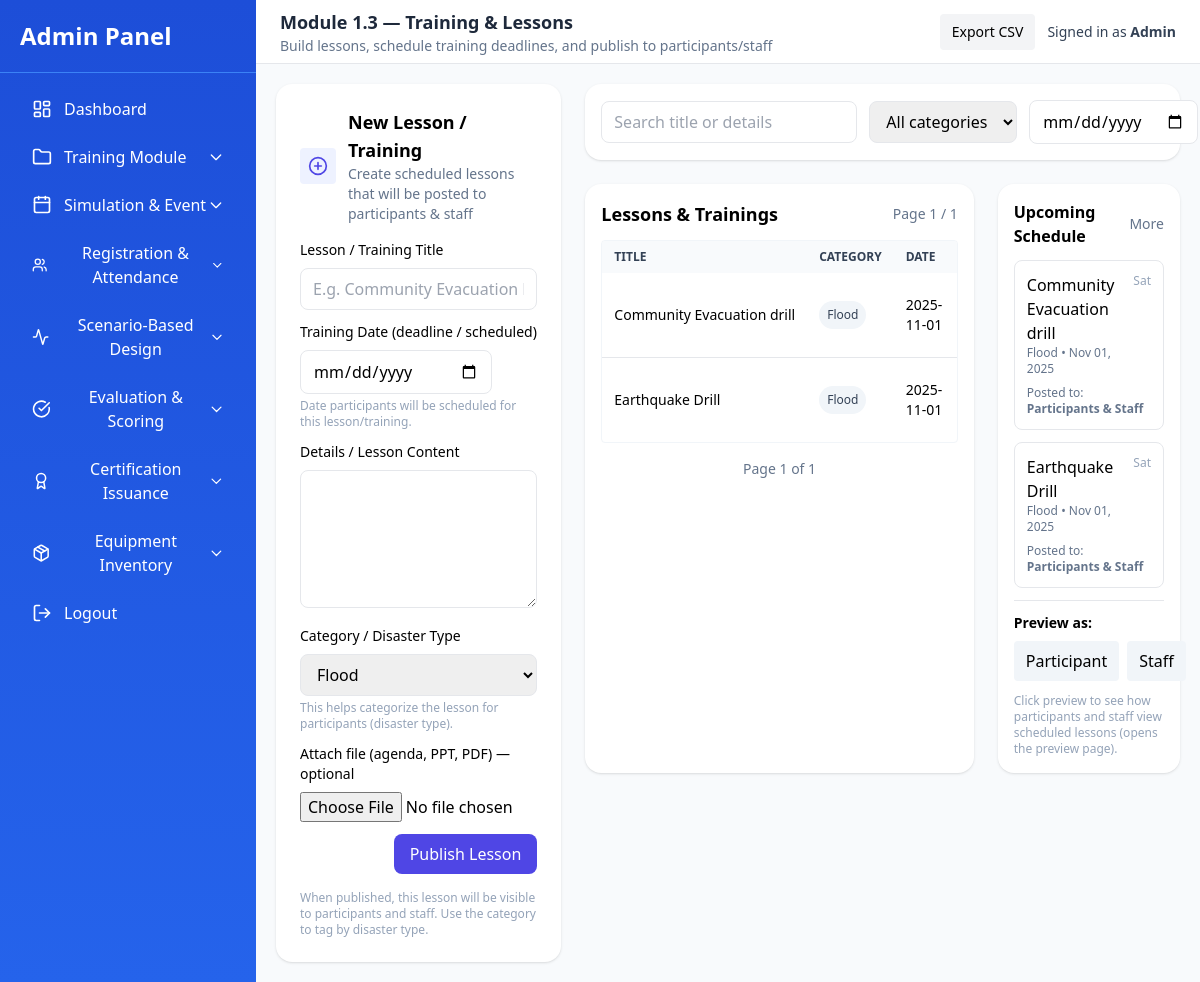
Screenshot of /admin/module1/module1.3.php with the database file from the repository.
### tables this page shows
CREATE TABLE `drills` (
  `id` int(11) NOT NULL,
  `title` varchar(255) NOT NULL,
  `date` date NOT NULL,
  `details` text NOT NULL,
  `created_at` timestamp NOT NULL DEFAULT current_timestamp(),
  `type` varchar(100) NOT NULL DEFAULT 'Drill',
  `file_path` varchar(512) DEFAULT NULL
);

### admin/module1/module1.3.php (the view, shortened to what this page needs)
<?php
$host = "localhost";
$user = "root";
$pass = "";
$db   = "training_management";
$conn = new mysqli($host, $user, $pass, $db);
function esc($s){ return htmlspecialchars($s ?? '', ENT_QUOTES, 'UTF-8'); }
$edit_mode = false; $edit_drill = null;
$page = max(1, (int)($_GET['page'] ?? 1));
$perPage = 12; $offset = ($page-1)*$perPage;
$search = trim($_GET['q'] ?? '');
$fromDate = trim($_GET['from'] ?? '');
$whereParts = [];
$params = [];
$typesForBind = '';
$where = $whereParts ? 'WHERE ' . implode(' AND ', $whereParts) : '';
$countSql = "SELECT COUNT(*) AS c FROM drills " . $where;
$stmt = $conn->prepare($countSql);
$stmt->execute(); $total = $stmt->get_result()->fetch_assoc()['c'] ?? 0; $stmt->close();
$pages = max(1, (int)ceil($total / $perPage));
$listSql = "SELECT * FROM drills " . $where . " ORDER BY `date` DESC LIMIT ? OFFSET ?";
$stmt = $conn->prepare($listSql);
if ($params){
    $bindTypes = $typesForBind . 'ii';
    $stmt->bind_param($bindTypes, ...array_merge($params, [$perPage, $offset]));
} else {
    $stmt->bind_param('ii', $perPage, $offset);
}
$stmt->execute(); $dr = $stmt->get_result();
$drills = $dr->fetch_all(MYSQLI_ASSOC);
$upcoming = $conn->query("SELECT id,title,`date`,type FROM drills WHERE `date` >= CURDATE() ORDER BY `date` ASC LIMIT 6");
$upcoming_list = $upcoming ? $upcoming->fetch_all(MYSQLI_ASSOC) : [];
?>
<!doctype html>
<html lang="en">
<head>
  <script src="https://cdn.tailwindcss.com"></script>
</head>
<body class="bg-slate-50 font-sans">
  <div class="app">
    <?php if (file_exists(__DIR__ . '/../sidebar.php')): ?>
      <?php include __DIR__ . '/../sidebar.php'; ?>
    <?php else: ?>
      <aside style="width:16rem;background:#fff;border-right:1px solid #edf2f7;padding:1rem;"> <div class="font-bold">Admin</div></aside>
    <?php endif; ?>
    <div class="main-wrap">
      <header class="bg-white border-b h-16 flex items-center justify-between px-6">
        <div>
          <h1 class="text-lg font-semibold text-slate-800">Module 1.3 — Training & Lessons</h1>
          <div class="text-sm text-slate-500">Build lessons, schedule training deadlines, and publish to participants/staff</div>
        </div>
        <div class="flex items-center gap-3">
          <a href="?export=csv" class="px-3 py-2 bg-gray-100 rounded text-sm">Export CSV</a>
          <div class="text-sm text-slate-700">Signed in as <strong><?= esc($_SESSION['username'] ?? 'Admin') ?></strong></div>
        </div>
      </header>
      <main class="main-scroll" role="main">
        <div class="max-w-7xl mx-auto">
          <div class="grid grid-cols-1 lg:grid-cols-3 gap-6">
            <section class="bg-white p-6 rounded-2xl shadow">
              <div class="flex items-center justify-between mb-4">
                <div class="flex items-center gap-3">
                  <div class="p-2 rounded bg-indigo-50"><i data-lucide="plus-circle" class="w-5 h-5 text-indigo-600"></i></div>
                  <div>
                    <h2 class="text-lg font-semibold"><?= $edit_mode ? 'Edit Lesson / Training' : 'New Lesson / Training' ?></h2>
                    <div class="text-sm text-slate-500">Create scheduled lessons that will be posted to participants & staff</div>
                  </div>
                </div>
              </div>
              <form method="POST" enctype="multipart/form-data" class="space-y-3">
                <div>
                  <label class="text-sm font-medium block mb-1">Lesson / Training Title</label>
                  <input name="title" required value="<?= esc($edit_drill['title'] ?? '') ?>" class="mt-1 w-full px-3 py-2 border rounded-lg" placeholder="E.g. Community Evacuation Drill — Flood" />
                </div>
                <div>
                  <label class="text-sm font-medium block mb-1">Training Date (deadline / scheduled)</label>
                  <input type="date" name="date" required value="<?= esc($edit_drill['date'] ?? '') ?>" class="mt-1 px-3 py-2 border rounded-lg w-48" />
                  <div class="text-xs text-slate-400 mt-1">Date participants will be scheduled for this lesson/training.</div>
                </div>
                <div>
                  <label class="text-sm font-medium block mb-1">Details / Lesson Content</label>
                  <textarea name="details" rows="5" class="mt-1 w-full px-3 py-2 border rounded-lg"><?= esc($edit_drill['details'] ?? '') ?></textarea>
                </div>
                <div>
                  <label class="text-sm font-medium block mb-1">Category / Disaster Type</label>
                  <select name="type" class="mt-1 px-3 py-2 border rounded-lg w-full">
                    <?php
                      $preset = ['Flood','Earthquake','Fire','Storm','Tsunami','Landslide','Drill','Workshop','Tabletop','Simulation'];
                      foreach($preset as $p): ?>
                      <option value="<?= esc($p) ?>" <?= isset($edit_drill['type']) && $edit_drill['type']==$p ? 'selected' : '' ?>><?= esc($p) ?></option>
                    <?php endforeach; ?>
                  </select>
                  <div class="text-xs text-slate-400 mt-1">This helps categorize the lesson for participants (disaster type).</div>
                </div>
                <div>
                  <label class="text-sm font-medium block mb-1">Attach file (agenda, PPT, PDF) — optional</label>
                  <input type="file" name="file" class="mt-1" />
                </div>
                <div class="flex gap-2 justify-end">
                  <?php if ($edit_mode): ?>
                    <a href="module1.3.php" class="px-4 py-2 bg-gray-100 rounded-lg">Cancel</a>
                    <button type="submit" name="update_drill" class="px-4 py-2 bg-indigo-600 text-white rounded-lg">Update</button>
                  <?php else: ?>
                    <button type="submit" name="add_drill" class="px-4 py-2 bg-indigo-600 text-white rounded-lg">Publish Lesson</button>
                  <?php endif; ?>
                </div>
              </form>
              <div class="mt-4 text-xs text-slate-400">When published, this lesson will be visible to participants and staff. Use the category to tag by disaster type.</div>
            </section>
            <div class="lg:col-span-2 space-y-6">
              <div class="bg-white p-4 rounded-2xl shadow flex flex-col md:flex-row md:items-center md:justify-between gap-4">
                <div class="flex items-center gap-3">
                  <input id="q" name="q" placeholder="Search title or details" value="<?= esc($search) ?>" class="px-3 py-2 border rounded-lg w-64" oninput="debouncedSearch()" />
                  <select id="typeFilter" class="px-3 py-2 border rounded-lg" onchange="applyFilters()">
                    <option value="">All categories</option>
                  </select>
                  <div class="flex items-center gap-2">
                    <input type="date" id="from" name="from" value="<?= esc($fromDate) ?>" class="px-3 py-2 border rounded-lg" onchange="applyFilters()" />
                  </div>
                </div>
              </div>
              <div class="grid grid-cols-1 lg:grid-cols-3 gap-6">
                <section class="lg:col-span-2 bg-white p-4 rounded-2xl shadow">
                  <div class="flex items-center justify-between mb-3">
                    <h3 class="text-lg font-semibold">Lessons & Trainings</h3>
                    <div class="text-sm text-slate-500">Page <?= $page ?> / <?= $pages ?></div>
                  </div>
                  <div class="overflow-auto rounded border border-slate-100 card-scroll">
                    <table class="min-w-full text-sm">
                      <thead class="bg-slate-50 text-slate-700 text-xs uppercase sticky top-0">
                        <tr>
                          <th class="px-3 py-2 text-left">Title</th>
                          <th class="px-3 py-2 text-left">Category</th>
                          <th class="px-3 py-2 text-left">Date</th>
                          <th class="px-3 py-2 text-left">File</th>
                        </tr>
                      </thead>
                      <tbody id="drillTable" class="divide-y">
                        <?php if (count($drills)): foreach ($drills as $d): ?>
                          <tr class="hover:bg-slate-50">
                            <td class="px-3 py-3 font-medium truncate-cell" title="<?= esc($d['title']) ?>"><?= esc($d['title']) ?></td>
                            <td class="px-3 py-3">
                              <span class="pill bg-slate-100 text-slate-700"><?= esc($d['type']) ?></span>
                            </td>
                            <td class="px-3 py-3"><?= esc($d['date']) ?></td>
                            <td class="px-3 py-3"><?php if (!empty($d['file_path'])): ?><a href="<?= esc($d['file_path']) ?>" target="_blank" class="text-indigo-600">Open</a><?php else: ?>—<?php endif; ?></td>
                          </tr>
                        <?php endforeach; else: ?>
                          <tr><td colspan="6" class="p-4 text-center text-slate-500">No drills found.</td></tr>
                        <?php endif; ?>
                      </tbody>
                    </table>
                  </div>
                  <div class="mt-4 flex items-center justify-between">
                    <div class="text-sm text-slate-500">Page <?= $page ?> of <?= $pages ?></div>
                  </div>
                </section>
                <aside class="bg-white p-4 rounded-2xl shadow">
                  <div class="flex items-center justify-between mb-3">
                    <h4 class="text-md font-semibold">Upcoming Schedule</h4>
                    <a href="#" class="text-sm text-slate-500">More</a>
                  </div>
                  <?php if (count($upcoming_list)): ?>
                    <div class="space-y-3">
                      <?php foreach ($upcoming_list as $u): ?>
                        <div class="p-3 border rounded-lg">
                          <div class="flex items-start justify-between gap-3">
                            <div>
                              <div class="font-medium"><?= esc($u['title']) ?></div>
                              <div class="text-xs text-slate-500"><?= esc($u['type']) ?> • <?= date('M d, Y', strtotime($u['date'])) ?></div>
                            </div>
                            <div class="text-xs text-slate-400"><?= date('D', strtotime($u['date'])) ?></div>
                          </div>
                          <div class="mt-2 text-xs text-slate-500">Posted to: <strong>Participants & Staff</strong></div>
                        </div>
                      <?php endforeach;?>
                    </div>
                  <?php else: ?>
                    <div class="text-sm text-slate-500">No upcoming trainings scheduled.</div>
                  <?php endif; ?>
                  <hr class="my-3" />
                  <div>
                    <h5 class="text-sm font-semibold">Preview as:</h5>
                    <div class="mt-2 flex gap-2">
                      <button class="px-3 py-2 bg-slate-100 rounded" onclick="window.location='module1.3_preview_participant.php'">Participant</button>
                      <button class="px-3 py-2 bg-slate-100 rounded" onclick="window.location='module1.3_preview_staff.php'">Staff</button>
                    </div>
                    <div class="text-xs text-slate-400 mt-3">Click preview to see how participants and staff view scheduled lessons (opens the preview page).</div>
                  </div>
                </aside>
              </div>
            </div>
          </div>
        </div>
      </main>
    </div>
  </div>
</body>
</html>

### admin/module1/module1.3.php (style rules this page uses)
html,body { height:100% }
.app { display:flex;height:100vh;overflow:hidden }
.main-wrap { flex:1;display:flex;flex-direction:column;min-width:0 }
.main-scroll { flex:1;overflow:auto;min-height:0;padding:1.25rem;background:#f8fafc }
.truncate-cell { max-width:20rem;overflow:hidden;text-overflow:ellipsis;white-space:nowrap }
.card-scroll { max-height:42vh;overflow:auto;padding-right:8px }
.pill { display:inline-block;padding:.25rem .5rem;border-radius:9999px;font-size:.75rem }

### rows the page displays
drills: title "Community Evacuation drill", type "Flood", date "2025-11-01", date "Nov 01, 2025", date "Sat"
drills: title "Earthquake Drill", type "Flood", date "2025-11-01", date "Nov 01, 2025", date "Sat"

### other values shown
$_SESSION['username'] "Admin"
$page "1"
$pages "1"
form field type "Flood"
